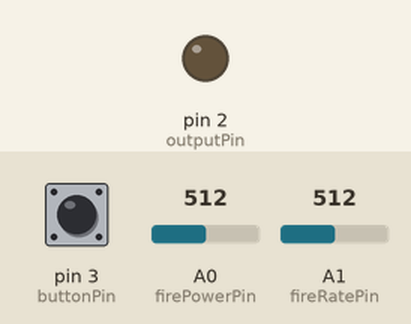
Recording of a sketch running on a simulated Arduino Uno, built with avr-gcc and run on an emulated ATmega328P. Shown: output pins drawn as LEDs (lit = HIGH). The test bench sets the inputs (shaded band); at power-on: pin 3 (buttonPin) LOW, A0 (firePowerPin) = 512, A1 (fireRatePin) = 512.

Above: at 1.2 s.
1.3 s: pin 3 (buttonPin) pulled HIGH for 0.15 s
Timing chart, 0 to 4.3 s (numbered marks = the images above; inputs shaded):
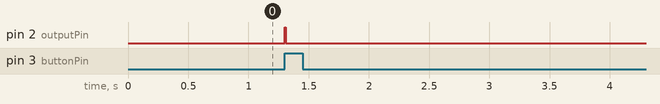

The sketch:

valve_relay.ino
```cpp
int currentPower=5;
int currentFireRate=100;
byte flag;   //флажок
int current_firemode = 0;


const int outputPin = 2;
const int buttonPin = 3;
const int firemodePin = 4;

const int firePowerPin = 0;
const int fireRatePin = 1;

const int rateMinDelay = 66; //15 shots per second
const int rateMaxDelay = 940; //1 shoths per second

int rateRange = rateMaxDelay - rateMinDelay;
int deviderRate = 255 / rateRange;

const int powerMinDelay = 1; //15 shots per second
const int powerMaxDelay = 5; //1 shoths per second

int deviderPower = 255 / powerMaxDelay;

void setup() {
  pinMode(outputPin,OUTPUT);  //сюда подключено реле
  pinMode(buttonPin,INPUT);  //считываем состояние кнопки
  //TODO add firemode change
  current_firemode = 1;
}

void loop() {
  currentPower = analogRead(firePowerPin) / deviderPower;
  currentFireRate = analogRead(fireRatePin) / deviderRate;

  //constraints of variable value
  if(currentPower < powerMinDelay)
    currentPower = powerMinDelay;

  if(currentPower > rateMaxDelay)
    currentPower = rateMaxDelay;

  if(currentFireRate < rateMinDelay)
    currentFireRate = rateMinDelay;

  if(currentFireRate > rateMaxDelay)
    currentFireRate = rateMaxDelay;

  //shot off
  if(current_firemode != 0){
    if (digitalRead(buttonPin)==1 && (flag==0)) {   //если кнопка нажата и флаг опущен
      digitalWrite(outputPin,HIGH);  //открыть клапан
      delay(currentPower);   //подождать чутка
      digitalWrite(outputPin,LOW);  //закрыть клапан
      flag=1;  //поднять паруса! Ой, флаг
      delay(currentFireRate);   //защита от дребезга
    }

    if ((digitalRead(buttonPin)==0 || current_firemode == 2) && (flag==1)) {  //если кнопка отпущена и поднят флаг (былсовершён выстрел)
      flag=0;  //опустить флаг
    }
    delay(2);  //задержка для стабильности работы
  }
  digitalWrite(outputPin,LOW);  //закрыть клапан
  digitalWrite(buttonPin,LOW);
}
```

Measured:
- after the input at 1.3 s, pin 2 (outputPin): LOW → HIGH at once, → LOW 0.01 s later
